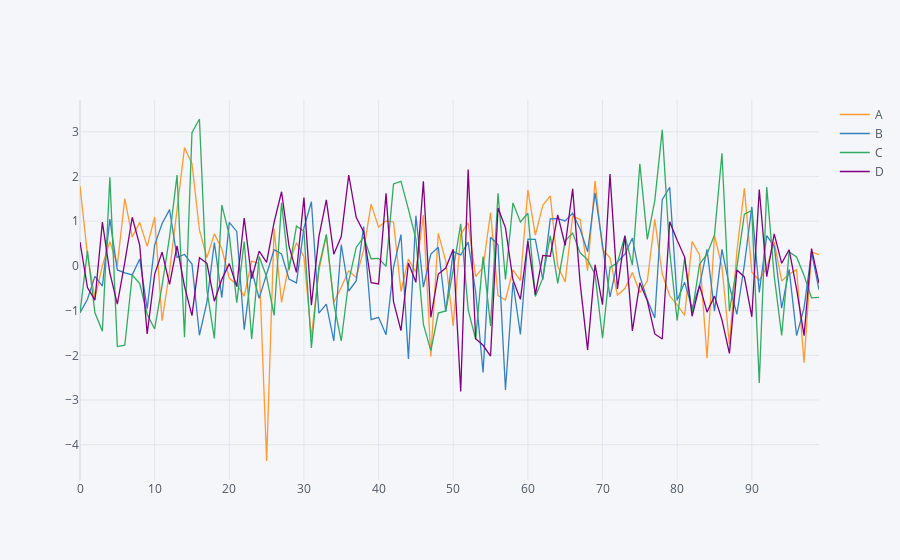

The notebook cell this image was saved under:
### Markdown cell above
## iplot() on lineplot

### Code cell
df.iplot()
plt.show()
